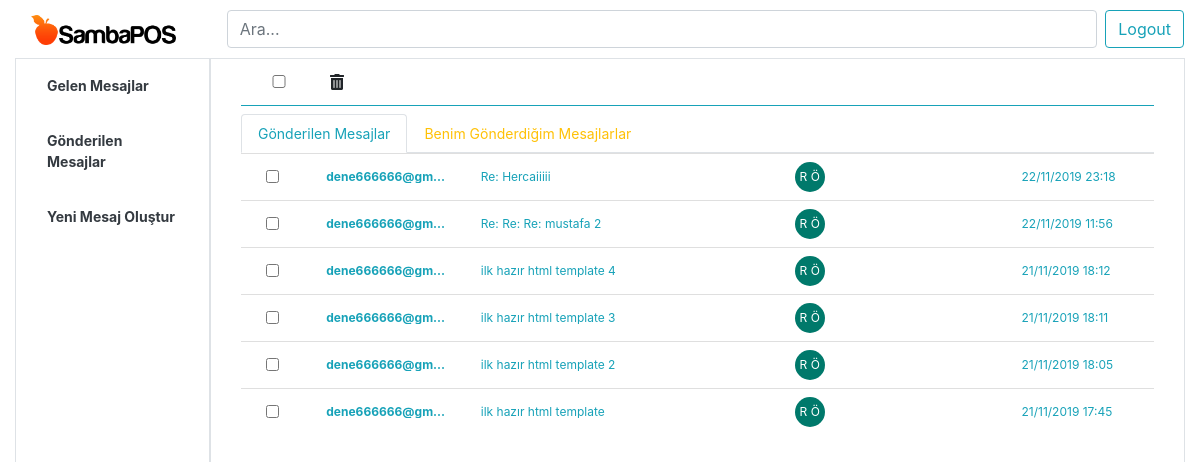
/mails/outbox/ (signed in), run on an earlier commit of the app's database.
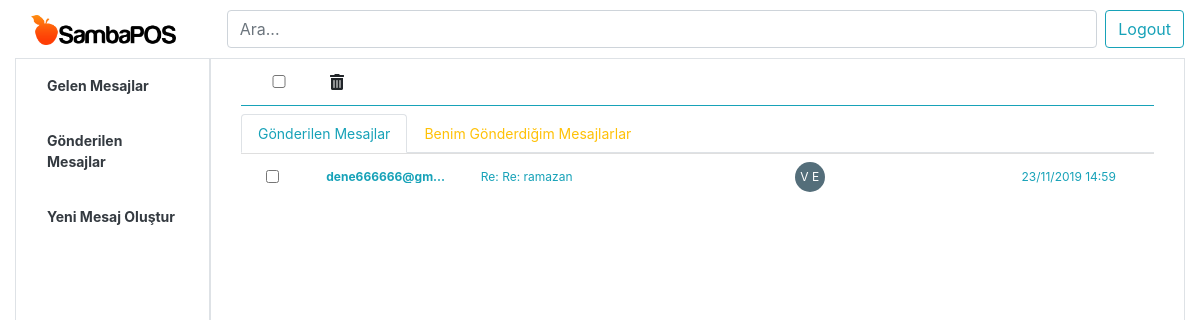
And on a later commit of the database.
### mails/models.py (models this page shows, shortened)
class OutgoingEmail(models.Model):
    objects = models.Manager()
    uid = models.CharField(max_length=50)
    subject = models.CharField(max_length=250)
    from_name = models.CharField(max_length=100)
    from_email = models.EmailField(max_length=100)
    to_name = models.CharField(max_length=100)
    to_email = models.CharField(max_length=250)
    body_plain = models.TextField()
    body_html = models.TextField()
    date = models.DateTimeField(auto_now=True)
    reply_persons = models.ManyToManyField('Person', related_name='outgoingemails')
    class Meta:
        ordering = ['-date']

class Person (models.Model):
    objects = models.Manager()
    COLOR_CHOICES = [
        ('#e53935', 'Kırmızı'),
        ('#1976d2', 'Mavi'),
        ('#00796b', 'Yeşil'),
        ('#ffeb3b', 'Sarı'),
        ('#f4511e', 'Turuncu'),
        ('#546e7a', 'Gri'),
        ('#5e35b1', 'Mor'),
    ]
    uid = models.CharField(max_length=50,default=uuid.uuid4())
    person = models.ForeignKey(User,on_delete=models.CASCADE)
    first_name = models.CharField(max_length=30)
    last_name = models.CharField(max_length=30)
    full_name = models.CharField(max_length=50,default='')
    personColor = models.CharField(max_length=15,choices=COLOR_CHOICES,default='#1976d2',)
    is_Super_Person = models.BooleanField(default=False)
    wait_to_reply = models.ManyToManyField('IncomingEmail', related_name='incomingemails')
    def avatar(self):
        return ("{} {}".format(self.first_name[0], self.last_name[0])).upper()

### mails/views.py (the view)
# urls.py: path('outbox/',views.outbox, name='outbox' ),
@login_required(login_url='/account/login/')
def outbox(request):
    user = request.user
    person = Person.objects.get(person=user)
    outgoing = OutgoingEmail.objects.all()
    my_outgoing = []
    all_outgoing = []
    for mail in outgoing:
        reply_persons = mail.reply_persons.all()
        all_outgoing.append([mail,reply_persons])
        if person in reply_persons:
            my_outgoing.append([mail,reply_persons])
    return render(request,'mails/outbox.html',{'outgoing_mails':all_outgoing,'my_outgoing_mails':my_outgoing})

### mails/context_processors.py (called while the page is built)
def new_messages(request):
    return {
        'BASE_TITLE': 'ttle'
    }

### mails/templates/mails/outbox.html (shortened to what this page needs)
{% extends 'base_layout.html' %}
{% block content %}
    <div class="container-fluid mt-0" >
        <div class="container border-bottom border-info mb-2">
            <div class="row align-items-center mt-1 mb-1">
                <input class='col-1 ' name='message_checkbox_outbox' type="checkbox" onclick="toggle(this)">
                <button class="btn bg-translate " data-toggle="modal" name='outbox' data-target="#delete_modal" >
                    <i class="fas fa-trash-alt "></i>
                </button>
            </div>
        </div>
        <nav>
            <div class="nav nav-tabs" id="nav-tab" role="tablist">
              <a class="nav-item nav-link active text-info tab__header" id="nav-out_all-tab" data-toggle="tab" href="#nav-out_all" role="tab" aria-controls="nav-out_all" aria-selected="true" onclick="selectForm(this)">
                Gönderilen Mesajlar</a>
              <a class="nav-item nav-link text-warning tab__header" id="nav-my_out-tab" data-toggle="tab" href="#nav-my_out" role="tab" aria-controls="nav-my_out" aria-selected="false" onclick="selectForm(this)">
                Benim Gönderdiğim Mesajlarlar</a>
            </div>
        </nav>
        <div class="tab-content" id="nav-tabContent">
            <div class="tab-pane fade show active" id="nav-out_all" role="tabpanel" aria-labelledby="nav-out_all-tab">
                <form action="{% url 'mails:delete' %}" method="POST" name='out' id='nav-out_all-tab_form'>
                    {% for mail in outgoing_mails %}
                    <ul class="list-group list-group-flush">
                        <li class="list-group-item p-0 ">
                            <a  class='row text-info  p-2'
                            href="/mails/detail-mail/{{mail.0.uid}}/outBox/")>
                                <input class='col-1 list__checkbox m-auto' name='message_checkbox_outbox' value="{{mail.0.uid}}" type="checkbox">
                                <p class="col-2 list__name text-truncate ">{{ mail.0.to_email}}</p>
                                <p class="col-4 list__subject text-truncate text-truncate ">{{ mail.0.subject}}</p>
                                <div class="col-3 d-flex m-0" >
                                    {% for person in mail.1 %}
                                        <p class='rounded-circle text-white avatar_list '
                                        style='background:{{person.personColor}};'
                                        data-toggle="tooltip" title="{{person.full_name}}"
                                        >
                                            {{person.avatar}}
                                        </p>
                                    {% endfor%}
                                </div>
                                <p class="col-2 list__date">{{ mail.0.date}}</p>
                            </a>
                        </li>
                    </ul>
                    {% endfor %}
                </form>
            </div>
        </div>
    </div>
{% endblock %}

### templates/base_layout.html (shortened to what this page needs)
{% load static from staticfiles %}
<!DOCTYPE html>
<html lang="en">
<head>
    <link rel="stylesheet" href="https://stackpath.bootstrapcdn.com/bootstrap/4.3.1/css/bootstrap.min.css">
    <link rel="stylesheet" href="https://use.fontawesome.com/releases/v5.8.1/css/all.css">
    <link rel='stylesheet' href="{% static 'styl.css' %}">
</head>
<body>
    <nav class="navbar navbar-expand-sm ">
        <a href='/#' class="navbar-brand col-2 text-dark"><img  height="30px" width="auto" src="{% static 'sambalogo.png' %}" alt=''></a>
        {% if user.is_authenticated %}
        <input class="form-control mr-sm-2" type="search" placeholder="Ara...">
            <ul class="navbar-nav mr-auto mt-2 mt-lg-0">
                <li class="nav-item">
                    <form class="form-inline my-2 my-lg-0" action="{% url 'account:logout' %}" method="POST">
                        <button type='submit' class="btn btn-outline-info" >Logout</button>
                    </form>
                </li>
            </ul>
        {% endif %}
    </nav>
    <div class="container-fluid  d-flex mt-0">
        {% if user.is_authenticated %}
        <div class="container col-2 border main">
            <nav class='nav flex-column mt-2' >
                <a class="nav-link text-dark side_bar_menu" href="{% url 'mails:inbox' %}" ><b>Gelen Mesajlar</b></a><br>
                <a class="nav-link text-dark side_bar_menu" href="{% url 'mails:outbox' %}" ><b>Gönderilen Mesajlar</b></a><br>
                <a class="nav-link text-dark side_bar_menu" href="{% url 'mails:create'%}"><b>Yeni Mesaj Oluştur </b></a>
            </nav>
        </div>
        {% endif %}
        <div class="container col-10 border main ">
            {% block content %}
            {% endblock %}
        </div>
    </div>
</body>
</html>

### assets/styl.css (style rules this page uses)
* { box-sizing: border-box; }
body { margin: 0; padding: 0; }
.main { height: 90vh; overflow: auto; }
.list__name { font-size: 12px; font-weight: bold; line-height: 100%; margin: auto 0; }
.list__subject , .list__date { font-size: 12px; line-height: 100%; margin: auto 0; }
.avatar_list { height: 30px; width: 30px; font-size: 12px; text-align: center; line-height: 30px; margin: 0 5px; }
.tab__header { font-size: 14px; }
.side_bar_menu { font-size: 14px; }
.detail__frame p , span , div { font-size: 12px; }

What changed in the data, as far as the page shows it:
removed OutgoingEmail: to_email "dene666666@gm…", subject "Re: Hercaiiiii", date "22/11/2019 23:18"
no longer on this page (row unchanged): Person: avatar "R Ö"
removed OutgoingEmail: to_email "dene666666@gm…", subject "Re: Re: Re: mustafa 2", date "22/11/2019 11:56"
removed OutgoingEmail: to_email "dene666666@gm…", subject "ilk hazır html template 4", date "21/11/2019 18:12"
removed OutgoingEmail: to_email "dene666666@gm…", subject "ilk hazır html template 3", date "21/11/2019 18:11"
removed OutgoingEmail: to_email "dene666666@gm…", subject "ilk hazır html template 2", date "21/11/2019 18:05"
removed OutgoingEmail: to_email "dene666666@gm…", subject "ilk hazır html template", date "21/11/2019 17:45"
added OutgoingEmail: to_email "dene666666@gm…", subject "Re: Re: ramazan", date "23/11/2019 14:59"
added Person: avatar "V E", shown under "Re: Re: ramazan"
